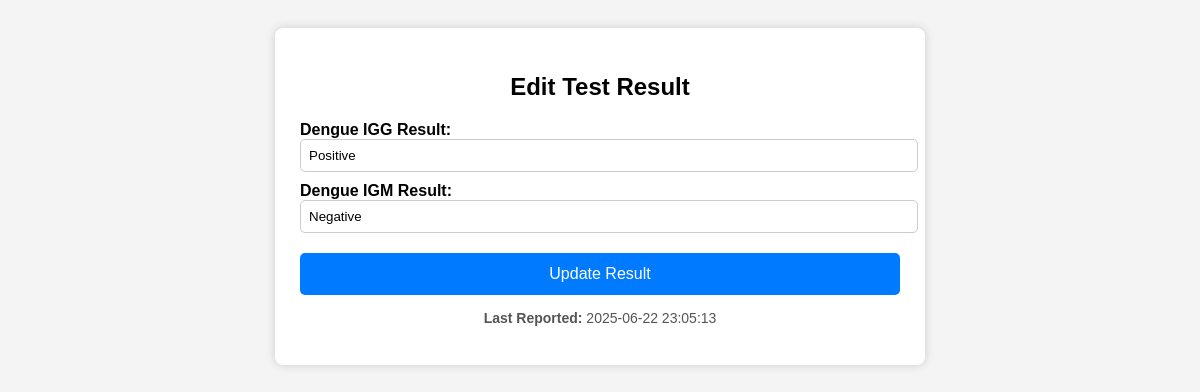
/dengue_serology_form.php?receipt_id=268, run on the app's committed database.
### tables this page shows
CREATE TABLE `dengue_serology` (
  `id` int(11) NOT NULL,
  `receipt_id` int(11) NOT NULL,
  `igg` varchar(100) DEFAULT NULL,
  `igm` varchar(100) DEFAULT NULL,
  `reporting_datetime` datetime NOT NULL
);

### dengue_serology_form.php (the view, shortened to what this page needs)
<?php
$conn = mysqli_connect("localhost", "root", "", "lab_system");
$edit_mode = false;
$receipt_id = isset($_GET['receipt_id']) ? intval($_GET['receipt_id']) : 0;
if ($receipt_id <= 0) {
    $error_message = "❌ Invalid or missing receipt ID.";
} else {
    $check_sql = "SELECT * FROM dengue_serology WHERE receipt_id = $receipt_id";
    $check_result = mysqli_query($conn, $check_sql);
    if (mysqli_num_rows($check_result) > 0) {
        $edit_mode = true;
        $existing_data = mysqli_fetch_assoc($check_result);
    } else {
        $existing_data = ['igg' => '','igm' => '', 'reporting_datetime' => ''];
    }
}
?>
<!DOCTYPE html>
<html lang="en">
<head>
</head>
<body>
<div class="container" style="margin-bottom: 100px;">
    <h2><?= $edit_mode ? "Edit Test Result" : "Enter Test Result" ?></h2>
    <form method="post" action="">
        <label for="igm">Dengue IGG Result:</label>
        <input type="text" name="igm" id="igm" required value="<?= htmlspecialchars($existing_data['igm']) ?>" />
        <label for="igg">Dengue IGM Result:</label>
        <input type="text" name="igg" id="igg" required value="<?= htmlspecialchars($existing_data['igg']) ?>" />
        <button type="submit"><?= $edit_mode ? "Update Result" : "Submit Result" ?></button>
    </form>
    <?php if (!empty($existing_data['reporting_datetime'])): ?>
        <p class="reporting-time"><strong>Last Reported:</strong> <?= $existing_data['reporting_datetime'] ?></p>
    <?php endif; ?>
</div>
</body>
</html>

### dengue_serology_form.php (style rules this page uses)
body { font-family: Arial, sans-serif; background: #f4f4f4; padding: 20px; }
.container { max-width: 600px; margin: auto; background: white; padding: 25px; border-radius: 8px; box-shadow: 0 0 10px #ccc; }
h2 { text-align: center; margin-bottom: 20px; }
label { display: block; font-weight: bold; margin-top: 10px; }
input[type="text"] { width: 100%; padding: 8px; border-radius: 5px; border: 1px solid #ccc; }
button { width: 100%; padding: 12px; background: #007bff; color: white; border: none; border-radius: 5px; font-size: 16px; cursor: pointer; margin-top: 20px; }
.reporting-time { text-align: center; margin-top: 15px; font-size: 14px; color: #555; }

### data on the page
dengue_serology: igm "Positive", igg "Negative", reporting_datetime "2025-06-22 23:05:13"
